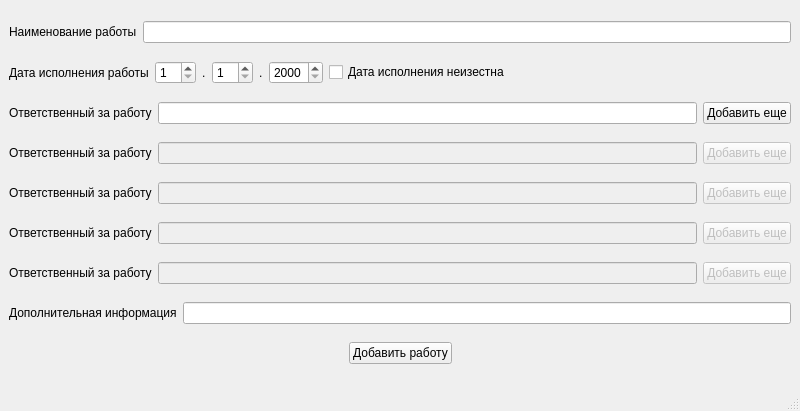
<?xml version="1.0" encoding="UTF-8"?>
<ui version="4.0">
 <class>AddWorkWindow</class>
 <widget class="QMainWindow" name="AddWorkWindow">
  <property name="geometry">
   <rect>
    <x>0</x>
    <y>0</y>
    <width>800</width>
    <height>411</height>
   </rect>
  </property>
  <property name="windowTitle">
   <string>MainWindow</string>
  </property>
  <widget class="QWidget" name="centralwidget">
   <layout class="QVBoxLayout" name="verticalLayout">
    <item>
     <layout class="QHBoxLayout" name="horizontalLayout_2">
      <item>
       <widget class="QLabel" name="lb_name">
        <property name="text">
         <string>Наименование работы</string>
        </property>
       </widget>
      </item>
      <item>
       <widget class="QLineEdit" name="le_name">
        <property name="enabled">
         <bool>true</bool>
        </property>
       </widget>
      </item>
     </layout>
    </item>
    <item>
     <layout class="QHBoxLayout" name="horizontalLayout_7">
      <item>
       <widget class="QLabel" name="lb_deadline_data">
        <property name="text">
         <string>Дата исполнения работы</string>
        </property>
       </widget>
      </item>
      <item>
       <widget class="QSpinBox" name="sb_deadline_dd">
        <property name="enabled">
         <bool>true</bool>
        </property>
        <property name="minimum">
         <number>1</number>
        </property>
        <property name="maximum">
         <number>31</number>
        </property>
       </widget>
      </item>
      <item>
       <widget class="QLabel" name="label_9">
        <property name="text">
         <string>.</string>
        </property>
       </widget>
      </item>
      <item>
       <widget class="QSpinBox" name="sb_deadline_mm">
        <property name="enabled">
         <bool>true</bool>
        </property>
        <property name="minimum">
         <number>1</number>
        </property>
        <property name="maximum">
         <number>12</number>
        </property>
       </widget>
      </item>
      <item>
       <widget class="QLabel" name="label_10">
        <property name="text">
         <string>.</string>
        </property>
       </widget>
      </item>
      <item>
       <widget class="QSpinBox" name="sb_deadline_yyyy">
        <property name="enabled">
         <bool>true</bool>
        </property>
        <property name="minimum">
         <number>2000</number>
        </property>
        <property name="maximum">
         <number>9999</number>
        </property>
       </widget>
      </item>
      <item>
       <widget class="QCheckBox" name="cb_with_deadline_data">
        <property name="text">
         <string>Дата исполнения неизестна</string>
        </property>
       </widget>
      </item>
      <item>
       <spacer name="horizontalSpacer">
        <property name="orientation">
         <enum>Qt::Horizontal</enum>
        </property>
        <property name="sizeHint" stdset="0">
         <size>
          <width>40</width>
          <height>20</height>
         </size>
        </property>
       </spacer>
      </item>
     </layout>
    </item>
    <item>
     <layout class="QHBoxLayout" name="horizontalLayout_8">
      <item>
       <widget class="QLabel" name="lb_responsible_employee_1">
        <property name="text">
         <string>Ответственный за работу</string>
        </property>
       </widget>
      </item>
      <item>
       <widget class="QLineEdit" name="le_responsible_employee_1">
        <property name="enabled">
         <bool>true</bool>
        </property>
       </widget>
      </item>
      <item>
       <widget class="QPushButton" name="pb_add_employee_1">
        <property name="text">
         <string>Добавить еще</string>
        </property>
       </widget>
      </item>
     </layout>
    </item>
    <item>
     <layout class="QHBoxLayout" name="horizontalLayout_9">
      <item>
       <widget class="QLabel" name="lb_responsible_employee_2">
        <property name="text">
         <string>Ответственный за работу</string>
        </property>
       </widget>
      </item>
      <item>
       <widget class="QLineEdit" name="le_responsible_employee_2">
        <property name="enabled">
         <bool>false</bool>
        </property>
       </widget>
      </item>
      <item>
       <widget class="QPushButton" name="pb_add_employee_2">
        <property name="enabled">
         <bool>false</bool>
        </property>
        <property name="text">
         <string>Добавить еще</string>
        </property>
       </widget>
      </item>
     </layout>
    </item>
    <item>
     <layout class="QHBoxLayout" name="horizontalLayout_10">
      <item>
       <widget class="QLabel" name="lb_responsible_employee_3">
        <property name="text">
         <string>Ответственный за работу</string>
        </property>
       </widget>
      </item>
      <item>
       <widget class="QLineEdit" name="le_responsible_employee_3">
        <property name="enabled">
         <bool>false</bool>
        </property>
       </widget>
      </item>
      <item>
       <widget class="QPushButton" name="pb_add_employee_3">
        <property name="enabled">
         <bool>false</bool>
        </property>
        <property name="text">
         <string>Добавить еще</string>
        </property>
       </widget>
      </item>
     </layout>
    </item>
    <item>
     <layout class="QHBoxLayout" name="horizontalLayout_11">
      <item>
       <widget class="QLabel" name="lb_responsible_employee_4">
        <property name="text">
         <string>Ответственный за работу</string>
        </property>
       </widget>
      </item>
      <item>
       <widget class="QLineEdit" name="le_responsible_employee_4">
        <property name="enabled">
         <bool>false</bool>
        </property>
       </widget>
      </item>
      <item>
       <widget class="QPushButton" name="pb_add_employee_4">
        <property name="enabled">
         <bool>false</bool>
        </property>
        <property name="text">
         <string>Добавить еще</string>
        </property>
       </widget>
      </item>
     </layout>
    </item>
    <item>
     <layout class="QHBoxLayout" name="horizontalLayout_12">
      <item>
       <widget class="QLabel" name="lb_responsible_employee_5">
        <property name="text">
         <string>Ответственный за работу</string>
        </property>
       </widget>
      </item>
      <item>
       <widget class="QLineEdit" name="le_responsible_employee_5">
        <property name="enabled">
         <bool>false</bool>
        </property>
       </widget>
      </item>
      <item>
       <widget class="QPushButton" name="pb_add_employee_5">
        <property name="enabled">
         <bool>false</bool>
        </property>
        <property name="text">
         <string>Добавить еще</string>
        </property>
       </widget>
      </item>
     </layout>
    </item>
    <item>
     <layout class="QHBoxLayout" name="horizontalLayout_14">
      <item>
       <widget class="QLabel" name="lb_info">
        <property name="text">
         <string>Дополнительная информация</string>
        </property>
       </widget>
      </item>
      <item>
       <widget class="QLineEdit" name="le_info">
        <property name="enabled">
         <bool>true</bool>
        </property>
       </widget>
      </item>
     </layout>
    </item>
    <item>
     <layout class="QHBoxLayout" name="horizontalLayout_3">
      <item>
       <spacer name="horizontalSpacer_7">
        <property name="orientation">
         <enum>Qt::Horizontal</enum>
        </property>
        <property name="sizeHint" stdset="0">
         <size>
          <width>40</width>
          <height>20</height>
         </size>
        </property>
       </spacer>
      </item>
      <item>
       <widget class="QPushButton" name="pb_add_work">
        <property name="text">
         <string>Добавить работу</string>
        </property>
       </widget>
      </item>
      <item>
       <spacer name="horizontalSpacer_8">
        <property name="orientation">
         <enum>Qt::Horizontal</enum>
        </property>
        <property name="sizeHint" stdset="0">
         <size>
          <width>40</width>
          <height>20</height>
         </size>
        </property>
       </spacer>
      </item>
     </layout>
    </item>
   </layout>
  </widget>
  <widget class="QMenuBar" name="menubar">
   <property name="geometry">
    <rect>
     <x>0</x>
     <y>0</y>
     <width>800</width>
     <height>21</height>
    </rect>
   </property>
  </widget>
  <widget class="QStatusBar" name="statusbar"/>
 </widget>
 <resources/>
 <connections/>
</ui>
